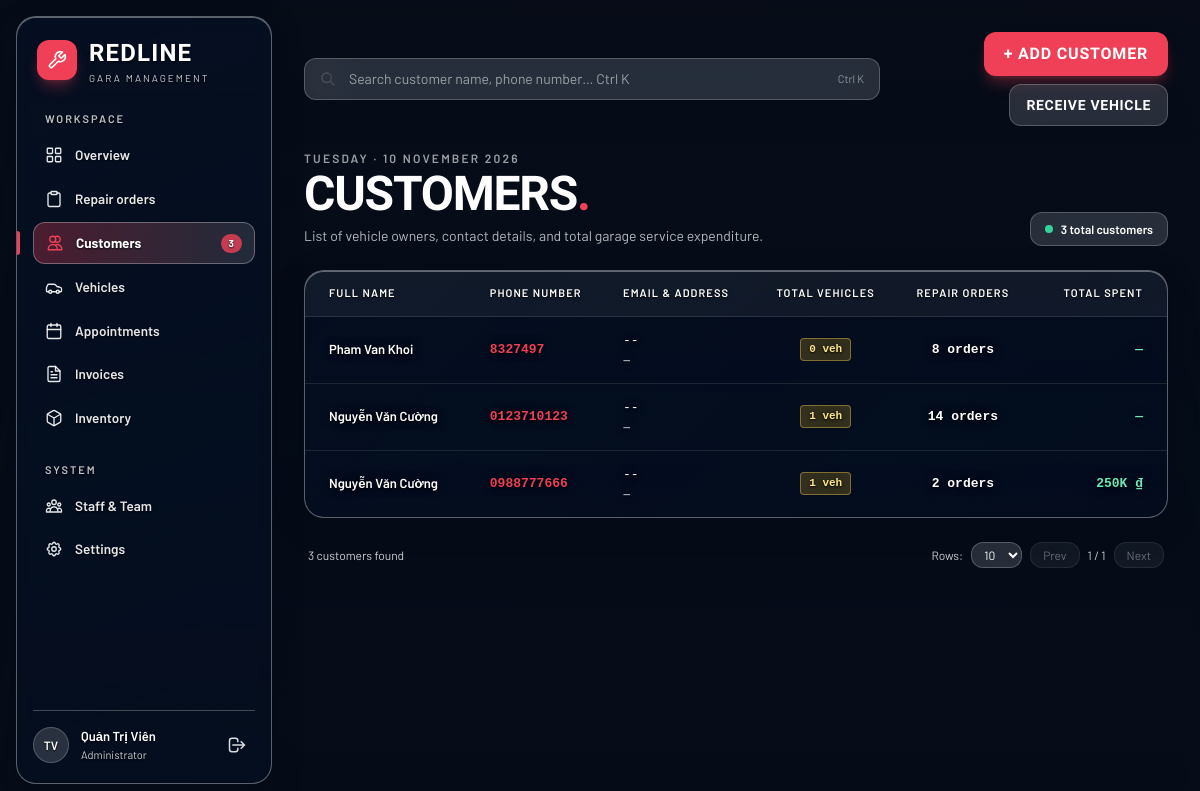
/customers.php (signed in), run on the app's committed database.
### tables this page shows
CREATE TABLE `customers` (
  `id` int unsigned NOT NULL AUTO_INCREMENT,
  `full_name` varchar(150) NOT NULL,
  `phone` varchar(30) NOT NULL COMMENT 'Dùng tra cứu tiến độ công khai',
  `email` varchar(190) DEFAULT NULL,
  `address` varchar(255) DEFAULT NULL,
  `is_active` tinyint(1) NOT NULL DEFAULT '1' COMMENT '1 = hoạt động, 0 = xóa mềm',
  `created_at` datetime NOT NULL DEFAULT CURRENT_TIMESTAMP,
  `updated_at` datetime NOT NULL DEFAULT CURRENT_TIMESTAMP ON UPDATE CURRENT_TIMESTAMP,
  `notes` text,
  `portal_user_id` int unsigned DEFAULT NULL,
  `zalo` varchar(30) DEFAULT NULL,
  `contact_method` enum('phone','zalo','email') NOT NULL DEFAULT 'phone',
  PRIMARY KEY (`id`),
  UNIQUE KEY `uq_customers_phone` (`phone`),
  UNIQUE KEY `uq_customers_portal_user` (`portal_user_id`),
  KEY `idx_customers_full_name` (`full_name`)
);

### www/customers.php (the view, shortened to what this page needs)
<?php
$staff = function_exists('current_staff') ? current_staff() : null;
$userRole = $_SESSION['role'] ?? ($staff['role_name'] ?? 'Administrator');
$userName = $_SESSION['full_name'] ?? ($staff['full_name'] ?? 'Administrator');
$userDisplayRole = $userRole === 'Admin' ? 'Administrator' : ($userRole ?: 'Staff');
$pdo = db();
$errorMsg = '';
$showModal = false;
$customers = [];
try {
    $sql = "SELECT c.*,
      (SELECT COUNT(*) FROM vehicles v WHERE v.customer_id=c.id) total_vehicles,
      (SELECT COUNT(*) FROM repair_orders ro WHERE ro.customer_id=c.id OR EXISTS
        (SELECT 1 FROM vehicles v WHERE v.id=ro.vehicle_id AND v.customer_id=c.id)) total_orders,
      (SELECT COALESCE(SUM(i.grand_total),0) FROM invoices i
        JOIN repair_orders ro ON ro.id=i.order_id WHERE i.payment_status='paid'
        AND (ro.customer_id=c.id OR EXISTS
        (SELECT 1 FROM vehicles v WHERE v.id=ro.vehicle_id AND v.customer_id=c.id))) total_spent
      FROM customers c ORDER BY c.id DESC";
    $customers=$pdo->query($sql)->fetchAll(PDO::FETCH_ASSOC);
} catch (PDOException $e) {
    error_log('Customers list: '.$e->getMessage());
    $errorMsg = $errorMsg ?: 'Could not load customer list.';
}
$initials = 'AD';
if (!empty($userName)) {
    $words = preg_split('/\s+/', trim($userName));
    $lastTwo = array_slice($words, -2);
    $initials = '';
    foreach ($lastTwo as $w) {
        $initials .= mb_strtoupper(mb_substr($w, 0, 1));
    }
}
$nav_main = [
    ['src/modules/gara-management/index.php', 'Overview',      '<rect x="3" y="3" width="7" height="7" rx="1"/><rect x="14" y="3" width="7" height="7" rx="1"/><rect x="14" y="14" width="7" height="7" rx="1"/><rect x="3" y="14" width="7" height="7" rx="1"/>', false],
    ['repair_orders.php',                     'Repair orders', '<rect x="8" y="2" width="8" height="4" rx="1"/><path d="M16 4h2a2 2 0 0 1 2 2v14a2 2 0 0 1-2 2H6a2 2 0 0 1-2-2V6a2 2 0 0 1 2-2h2"/>', false],
    ['customers.php',                         'Customers',     '<path d="M12 4.354a4 4 0 110 5.292M15 21H3v-1a6 6 0 0112 0v1zm0 0h6v-1a6 6 0 00-9-5.197M13 7a4 4 0 11-8 0 4 4 0 018 0z"/>', true],
    ['vehicles.php',                          'Vehicles',      '<path d="M19 17h2c.6 0 1-.4 1-1v-3c0-.9-.7-1.7-1.5-1.9C18.7 10.6 16 10 16 10s-1.3-1.4-2.2-2.3c-.5-.4-1.1-.7-1.8-.7H5c-.6 0-1.1.4-1.4.9l-1.4 2.9A3.7 3.7 0 0 0 2 12v4c0 .6.4 1 1 1h2"/><circle cx="7" cy="17" r="2"/><path d="M9 17h6"/><circle cx="17" cy="17" r="2"/>', false],
    ['appointments.php',                      'Appointments',  '<rect x="3" y="4" width="18" height="18" rx="2"/><path d="M16 2v4M8 2v4M3 10h18"/>', false],
    ['invoices.php',                          'Invoices',      '<path d="M14 2H6a2 2 0 0 0-2 2v16a2 2 0 0 0 2 2h12a2 2 0 0 0 2-2V8z"/><path d="M14 2v6h6M16 13H8M16 17H8M10 9H8"/>', false],
    ['inventory.php',                         'Inventory',     '<path d="M21 8a2 2 0 0 0-1-1.73l-7-4a2 2 0 0 0-2 0l-7 4A2 2 0 0 0 3 8v8a2 2 0 0 0 1 1.73l7 4a2 2 0 0 0 2 0l7-4A2 2 0 0 0 21 16z"/><path d="m3.3 7 8.7 5 8.7-5M12 22V12"/>', false],
];
$nav_system = [
    ['staff.php',    'Staff &amp; Team', '<path d="M17 20h5v-2a3 3 0 00-5.356-1.857M17 20H7m10 0v-2c0-.656-.126-1.283-.356-1.857M7 20H2v-2a3 3 0 015.356-1.857M7 20v-2c0-.656.126-1.283.356-1.857m0 0a5.002 5.002 0 019.288 0M15 7a3 3 0 11-6 0 3 3 0 016 0zm6 3a2 2 0 11-4 0 2 2 0 014 0zM7 10a2 2 0 11-4 0 2 2 0 014 0z"/>', false],
    ['settings.php', 'Settings',        '<path d="M10.325 4.317c.426-1.756 2.924-1.756 3.35 0a1.724 1.724 0 002.573 1.066c1.543-.94 3.31.826 2.37 2.37a1.724 1.724 0 001.065 2.572c1.756.426 1.756 2.924 0 3.35a1.724 1.724 0 00-1.066 2.573c.94 1.543-.826 3.31-2.37 2.37a1.724 1.724 0 00-2.572 1.065c-.426 1.756-2.924 1.756-3.35 0a1.724 1.724 0 00-2.573-1.066c-1.543.94-3.31-.826-2.37-2.37a1.724 1.724 0 00-1.065-2.572c-1.756-.426-1.756-2.924 0-3.35a1.724 1.724 0 001.066-2.573c-.94-1.543.826-3.31 2.37-2.37.996.608 2.296.07 2.572-1.065z"/><circle cx="12" cy="12" r="3"/>', false],
];
?>
<!DOCTYPE html>
<html lang="vi">
<head>
    <script src="https://cdn.tailwindcss.com"></script>
<link rel="stylesheet" href="public/assets/customers.css">
</head>
<body class="text-white font-sans antialiased h-screen overflow-hidden flex selection:bg-red selection:text-white">
    <aside id="main-sidebar" class="sidebar w-64 shrink-0 fixed md:relative z-50 h-[calc(100%-2rem)] my-4 ml-4 py-5 px-4 overflow-y-auto transform -translate-x-full md:translate-x-0 transition-transform duration-300 ease-in-out flex flex-col justify-between">
        <div class="space-y-7">
            <a href="src/modules/gara-management/index.php" class="flex items-center gap-3 px-1 hover:opacity-90 transition">
                <span class="w-10 h-10 rounded-xl bg-red flex items-center justify-center shadow-lg shadow-red/30">
                    <svg class="w-5 h-5 text-white" fill="none" stroke="currentColor" stroke-width="2" stroke-linecap="round" stroke-linejoin="round" viewBox="0 0 24 24"><path d="M14.7 6.3a1 1 0 0 0 0 1.4l1.6 1.6a1 1 0 0 0 1.4 0l3.77-3.77a6 6 0 0 1-7.94 7.94l-6.91 6.91a2.12 2.12 0 0 1-3-3l6.91-6.91a6 6 0 0 1 7.94-7.94z"/></svg>
                </span>
                <span class="leading-none">
                    <span class="block font-display text-2xl font-bold tracking-wider text-white">REDLINE</span>
                    <span class="block text-[10px] tracking-[.2em] text-white/80 mt-1">GARA MANAGEMENT</span>
                </span>
            </a>
            <nav class="space-y-6">
                <div>
                    <div class="text-[11px] font-semibold tracking-[.18em] text-white/75 px-3 mb-2">WORKSPACE</div>
                    <div class="space-y-1">
                        <?php foreach ($nav_main as [$href, $label, $icon, $active]): ?>
                            <a href="<?php echo $href; ?>" class="nav-item<?php echo $active ? ' active' : ''; ?>"<?php echo $active ? ' aria-current="page"' : ''; ?>>
                                <svg class="w-[18px] h-[18px] shrink-0" fill="none" stroke="currentColor" stroke-width="1.8" stroke-linecap="round" stroke-linejoin="round" viewBox="0 0 24 24"><?php echo $icon; ?></svg>
                                <span class="flex-1"><?php echo $label; ?></span>
                                <?php if ($active): ?>
                                    <span class="bg-red/80 text-white text-[10px] font-bold px-2 py-0.5 rounded-full"><?= count($customers) ?></span>
                                <?php endif; ?>
                            </a>
                        <?php endforeach; ?>
                    </div>
                </div>
                <div>
                    <div class="text-[11px] font-semibold tracking-[.18em] text-white/75 px-3 mb-2">SYSTEM</div>
                    <div class="space-y-1">
                        <?php foreach ($nav_system as [$href, $label, $icon, $active]): ?>
                            <a href="<?php echo $href; ?>" class="nav-item">
                                <svg class="w-[18px] h-[18px] shrink-0" fill="none" stroke="currentColor" stroke-width="1.8" stroke-linecap="round" stroke-linejoin="round" viewBox="0 0 24 24"><?php echo $icon; ?></svg>
                                <?php echo $label; ?>
                            </a>
                        <?php endforeach; ?>
                    </div>
                </div>
            </nav>
        </div>
        <div class="pt-4 mt-6 border-t border-white/10 flex items-center justify-between gap-2">
            <div class="flex items-center gap-3 min-w-0">
                <div class="w-9 h-9 rounded-full bg-white/15 border border-white/20 flex items-center justify-center font-semibold text-white text-xs shrink-0">
                    <?= htmlspecialchars($initials) ?>
                </div>
                <div class="min-w-0">
                    <div class="text-[13px] font-semibold text-white truncate"><?= htmlspecialchars($userName) ?></div>
                    <div class="text-[11px] text-white/80 truncate"><?= htmlspecialchars($userDisplayRole) ?></div>
                </div>
            </div>
            <a href="logout.php" class="text-white/85 hover:text-white p-2 rounded-lg hover:bg-white/10 transition" title="Logout" aria-label="Logout">
                <svg class="w-5 h-5" fill="none" stroke="currentColor" stroke-width="1.8" stroke-linecap="round" stroke-linejoin="round" viewBox="0 0 24 24"><path d="M17 16l4-4m0 0l-4-4m4 4H7m6 4v1a3 3 0 01-3 3H6a3 3 0 01-3-3V7a3 3 0 013-3h4a3 3 0 013 3v1"/></svg>
            </a>
        </div>
    </aside>
    <main class="flex-1 min-w-0 h-full overflow-y-auto p-5 lg:p-8 space-y-6">
        <div class="flex items-center justify-between gap-4">
            <div class="flex items-center gap-3 w-full max-w-xl">
                <div class="relative w-full">
                    <span class="absolute inset-y-0 left-0 flex items-center pl-4 pointer-events-none text-white/60">
                        <svg class="w-4 h-4" fill="none" stroke="currentColor" stroke-width="2" viewBox="0 0 24 24"><path stroke-linecap="round" stroke-linejoin="round" d="M21 21l-6-6m2-5a7 7 0 11-14 0 7 7 0 0114 0z"/></svg>
                    </span>
                    <input type="search" id="topbar-search" class="glass-dark w-full pl-11 pr-20 py-2.5 text-sm placeholder-white/55 focus:outline-none focus:border-white/50" placeholder="Search customer name, phone number… Ctrl K" autocomplete="off">
                    <kbd class="absolute inset-y-0 right-0 flex items-center pr-4 pointer-events-none text-[11px] text-white/50 font-sans">Ctrl K</kbd>
                </div>
            </div>
            <div class="flex flex-wrap items-center gap-2 justify-end">
                <button type="button" id="open-customer-modal" class="bg-red hover:bg-red-hover text-white font-display text-base font-semibold uppercase tracking-wider px-5 py-2.5 rounded-xl flex items-center gap-2 shadow-lg shadow-red/30 transition shrink-0" aria-haspopup="dialog" aria-controls="customer-modal" aria-expanded="<?= $showModal ? 'true' : 'false' ?>">+ Add Customer</button>
                <a href="repair_orders_create.php" class="glass-dark hover:bg-white/20 text-white font-display text-sm font-semibold uppercase tracking-wider px-4 py-2.5 rounded-xl flex items-center gap-2 transition shrink-0">Receive vehicle</a>
            </div>
        </div>
        <div class="flex flex-col sm:flex-row sm:items-end justify-between gap-4">
            <div>
                <p class="text-xs font-semibold tracking-[.18em] text-white/60 mb-1"><?php echo strtoupper(date('l')) . ' · ' . strtoupper(date('j F Y')); ?></p>
                <h1 class="font-display text-5xl font-bold tracking-tight text-white uppercase leading-none">Customers<span class="text-red">.</span></h1>
                <p class="text-sm text-white/70 mt-2">List of vehicle owners, contact details, and total garage service expenditure.</p>
            </div>
            <div class="flex items-center gap-2 self-start sm:self-auto">
                <span class="glass-dark inline-flex items-center gap-2 px-3.5 py-2 text-xs font-semibold">
                    <span class="w-2 h-2 rounded-full bg-emerald-400 animate-pulse"></span>
                    <?= count($customers) ?> total customers
                </span>
            </div>
        </div>
        <section class="glass overflow-hidden">
            <div class="overflow-x-auto">
                <table class="w-full text-left border-collapse text-[13px]">
                    <thead>
                        <tr class="label border-b border-white/15 bg-white/5">
                            <th class="py-3.5 px-6 font-semibold">Full Name</th>
                            <th class="py-3.5 px-4 font-semibold">Phone Number</th>
                            <th class="py-3.5 px-4 font-semibold">Email &amp; Address</th>
                            <th class="py-3.5 px-4 font-semibold text-center">Total Vehicles</th>
                            <th class="py-3.5 px-4 font-semibold text-center">Repair Orders</th>
                            <th class="py-3.5 px-6 font-semibold text-right">Total Spent</th>
                        </tr>
                    </thead>
                    <tbody id="customers-table-body" class="divide-y divide-white/10">
                        <?php if (empty($customers)): ?>
                            <tr>
                                <td colspan="6" class="p-8 text-center text-slate-300 text-xs">No customer information found in the system.</td>
                            </tr>
                        <?php else: ?>
                            <?php foreach ($customers as $c): ?>
                                <tr class="hover:bg-white/10 transition border-t border-white/15 customer-row">
                                    <td class="py-3.5 px-6 font-semibold text-white customer-name">
                                        <?= htmlspecialchars($c['full_name']) ?>
                                    </td>
                                    <td class="py-3.5 px-4 font-mono font-semibold text-red customer-phone">
                                        <?= htmlspecialchars($c['phone']) ?>
                                    </td>
                                    <td class="py-3.5 px-4">
                                        <div class="font-mono text-white customer-email"><?= htmlspecialchars($c['email'] ?: '--') ?></div>
                                        <div class="text-[11px] text-slate-300 mt-0.5 customer-address"><?= htmlspecialchars($c['address'] ?: '--') ?></div>
                                    </td>
                                    <td class="py-3.5 px-4 text-center">
                                        <span class="inline-flex items-center px-2 py-0.5 rounded text-[11px] font-mono font-bold bg-amber-400/20 text-amber-200 border border-amber-300/40">
                                            <?= $c['total_vehicles'] ?> veh
                                        </span>
                                    </td>
                                    <td class="py-3.5 px-4 text-center font-mono text-white font-semibold">
                                        <?= $c['total_orders'] ?> orders
                                    </td>
                                    <td class="py-3.5 px-6 text-right font-mono font-semibold text-emerald-300">
                                        <?= (float)$c['total_spent'] > 0 ? htmlspecialchars(money_short_fmt((float)$c['total_spent'])) : '&mdash;' ?>
                                    </td>
                                </tr>
                            <?php endforeach; ?>
                        <?php endif; ?>
                    </tbody>
                </table>
            </div>
        </section>
        <div class="customer-pagination flex flex-wrap items-center justify-between gap-3 text-xs text-white/80">
          <span id="customer-results" aria-live="polite"></span>
          <div class="flex items-center gap-2">
            <label for="customer-page-size">Rows:</label><select id="customer-page-size" class="glass-dark px-2 py-1"><option>10</option><option>25</option><option>50</option></select>
            <button type="button" id="customer-prev" class="glass-dark px-3 py-1">Prev</button>
            <span id="customer-page"></span>
            <button type="button" id="customer-next" class="glass-dark px-3 py-1">Next</button>
          </div>
        </div>
    </main>
</body>
</html>
<?php
function money_short_fmt(float $v): string
{
    if ($v >= 1e3) { return rtrim(rtrim(number_format($v / 1e3, 1), '0'), '.') . 'K ₫'; }
    return number_format($v, 0) . ' ₫';
}
?>

### data on the page
customers: full_name "Pham Van Khoi", phone "8327497", email "--", address "--", total_vehicles "0", total_orders "8"
customers: full_name "Nguyễn Văn Cường", phone "0123710123", email "--", address "--", total_vehicles "1", total_orders "14"
customers: full_name "Nguyễn Văn Cường", phone "0988777666", email "--", address "--", total_vehicles "1", total_orders "2", total_spent "250K ₫"

### other printed values
$label "Overview"
$label "Repair orders"
$label "Customers"
$label "Vehicles"
$label "Appointments"
$label "Invoices"
$label "Inventory"
$label "Staff & Team"
$label "Settings"
$initials "TV"
$userName "Quản Trị Viên"
$userDisplayRole "Administrator"
count($customers) "3"
